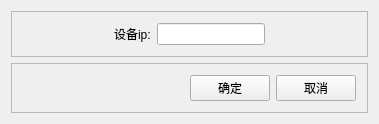
<?xml version="1.0" encoding="UTF-8"?>
<ui version="4.0">
 <class>AddDeviceDlgClass</class>
 <widget class="QWidget" name="AddDeviceDlgClass">
  <property name="geometry">
   <rect>
    <x>0</x>
    <y>0</y>
    <width>379</width>
    <height>107</height>
   </rect>
  </property>
  <property name="windowTitle">
   <string>AddDeviceDlg</string>
  </property>
  <layout class="QVBoxLayout" name="verticalLayout">
   <item>
    <widget class="QFrame" name="frame_2">
     <property name="frameShape">
      <enum>QFrame::StyledPanel</enum>
     </property>
     <property name="frameShadow">
      <enum>QFrame::Raised</enum>
     </property>
     <layout class="QHBoxLayout" name="horizontalLayout">
      <item>
       <spacer name="horizontalSpacer_2">
        <property name="orientation">
         <enum>Qt::Horizontal</enum>
        </property>
        <property name="sizeHint" stdset="0">
         <size>
          <width>40</width>
          <height>20</height>
         </size>
        </property>
       </spacer>
      </item>
      <item>
       <widget class="QLabel" name="label">
        <property name="text">
         <string>设备ip:</string>
        </property>
       </widget>
      </item>
      <item>
       <widget class="QLineEdit" name="le_deviceIp"/>
      </item>
      <item>
       <spacer name="horizontalSpacer_3">
        <property name="orientation">
         <enum>Qt::Horizontal</enum>
        </property>
        <property name="sizeHint" stdset="0">
         <size>
          <width>40</width>
          <height>20</height>
         </size>
        </property>
       </spacer>
      </item>
     </layout>
    </widget>
   </item>
   <item>
    <widget class="QFrame" name="frame">
     <property name="frameShape">
      <enum>QFrame::StyledPanel</enum>
     </property>
     <property name="frameShadow">
      <enum>QFrame::Raised</enum>
     </property>
     <layout class="QHBoxLayout" name="horizontalLayout_2">
      <item>
       <spacer name="horizontalSpacer">
        <property name="orientation">
         <enum>Qt::Horizontal</enum>
        </property>
        <property name="sizeHint" stdset="0">
         <size>
          <width>40</width>
          <height>20</height>
         </size>
        </property>
       </spacer>
      </item>
      <item>
       <widget class="QPushButton" name="pb_ok">
        <property name="text">
         <string>确定</string>
        </property>
       </widget>
      </item>
      <item>
       <widget class="QPushButton" name="pb_cancel">
        <property name="text">
         <string>取消</string>
        </property>
       </widget>
      </item>
     </layout>
    </widget>
   </item>
  </layout>
 </widget>
 <layoutdefault spacing="6" margin="11"/>
 <resources/>
 <connections/>
</ui>
